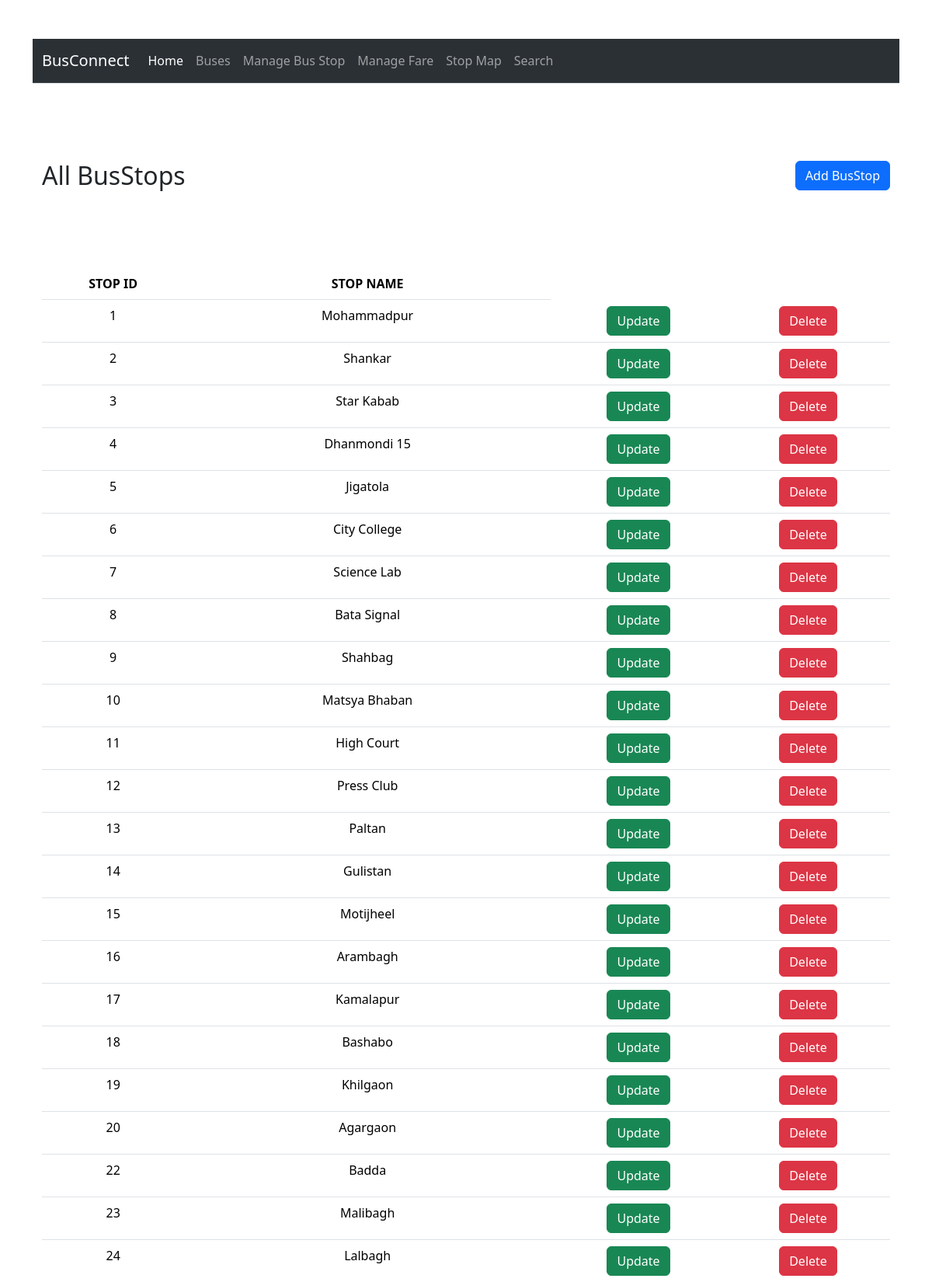
The app's page /busstops.php (upper part) with its own data.
### tables this page shows
CREATE TABLE `busstops` (
  `StopID` int(11) NOT NULL,
  `StopName` varchar(255) DEFAULT NULL
);

### busstops.php (the view, shortened to what this page needs)
<?php
include('header.php');
?>
<?php include('db.php');?>
<div class="container">
<section>
    <div class="container">
        <div class="box1">
      <h2 style="margin-bottom: 100px;"> All BusStops </h2>
      <button type="button" class="btn btn-primary" data-toggle="modal" data-target="#Modal1">Add BusStop</button>
        </div>
      <table class="table">
          <thead class="thead-dark">
            <tr>
              <th scope="col">STOP ID</th>
              <th scope="col">STOP NAME</th>
            </tr>
          </thead>
          <tbody>
            <?php
            $query = "SELECT * FROM `busstops`";
            $result = mysqli_query($connection, $query);
            if (!$result) {
                die("Query Failed: " . mysqli_error($connection));
            } else {
                while ($row = mysqli_fetch_assoc($result)) {
            ?>
                    <tr>
                        <td><?php echo $row['StopID']?></td>
                        <td><?php echo $row['StopName'] ?></td>
                        <td><a class="btn btn-success" href="updatebusstops.php?id=<?php echo $row['StopID']?>">Update</a></td>
                        <td><a class="btn btn-danger"  href="deletebusstops.php?id=<?php echo $row['StopID']?>">Delete</a></td>
                    </tr>
            <?php
                }
            }
            ?>
     </tbody>
        </table>
    </div>
   </section>
</div>
   <?php
include('footer.php');
?>

### style.css (style rules this page uses)
.box1 h2 { float: left; }
.box1 button { float: right; }
.container { margin-top: 50px; align-items: center; }
.table { text-align: center; }

### records on screen
busstops: StopID "1", StopName "Mohammadpur"
busstops: StopID "2", StopName "Shankar"
busstops: StopID "3", StopName "Star Kabab"
busstops: StopID "4", StopName "Dhanmondi 15"
busstops: StopID "5", StopName "Jigatola"
busstops: StopID "6", StopName "City College"
busstops: StopID "7", StopName "Science Lab"
busstops: StopID "8", StopName "Bata Signal"
busstops: StopID "9", StopName "Shahbag"
busstops: StopID "10", StopName "Matsya Bhaban"
busstops: StopID "11", StopName "High Court"
busstops: StopID "12", StopName "Press Club"
busstops: StopID "13", StopName "Paltan"
busstops: StopID "14", StopName "Gulistan"
busstops: StopID "15", StopName "Motijheel"
busstops: StopID "16", StopName "Arambagh"
busstops: StopID "17", StopName "Kamalapur"
busstops: StopID "18", StopName "Bashabo"
busstops: StopID "19", StopName "Khilgaon"
busstops: StopID "20", StopName "Agargaon"
busstops: StopID "22", StopName "Badda"
busstops: StopID "23", StopName "Malibagh"
busstops: StopID "24", StopName "Lalbagh"
